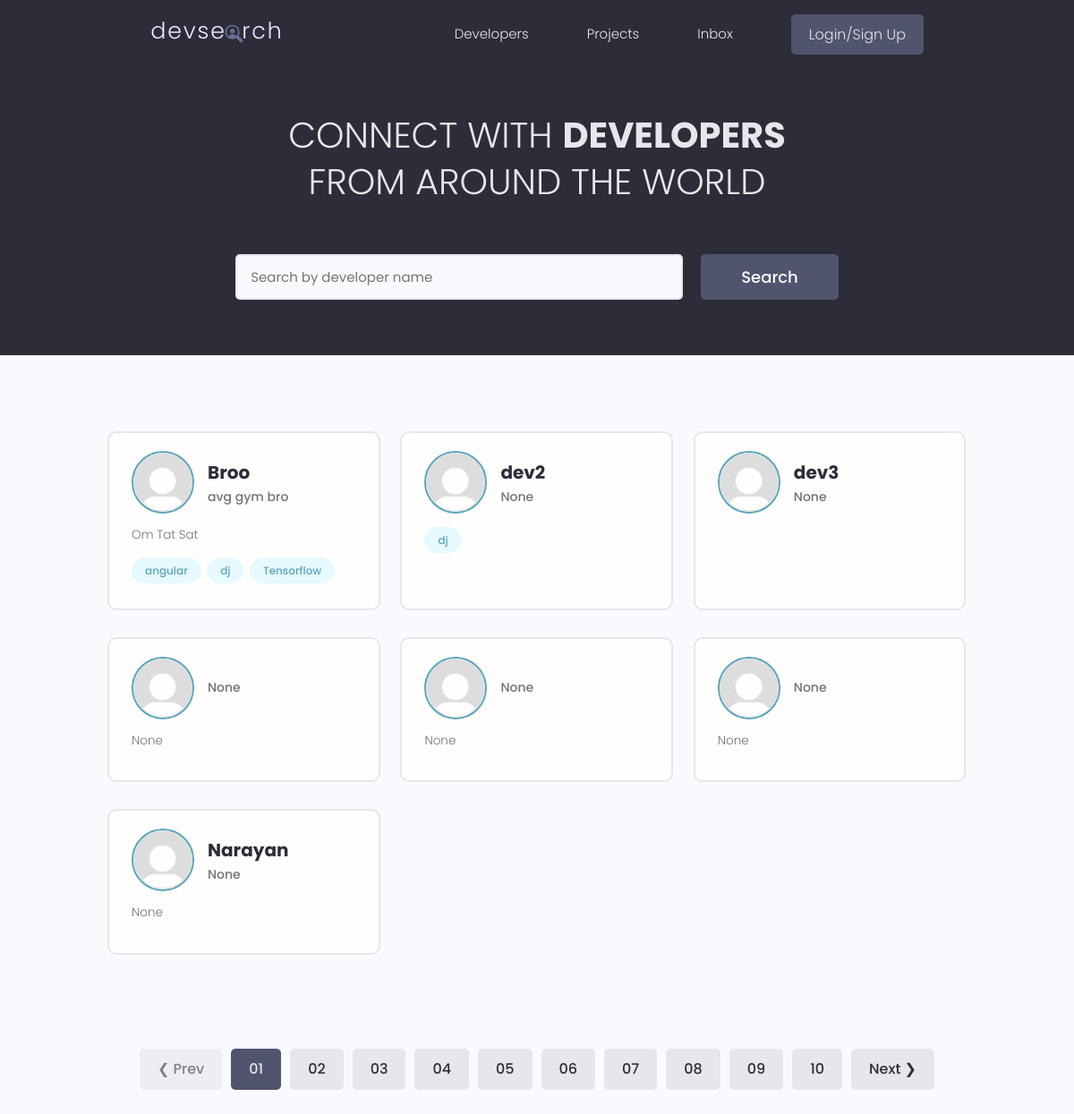
/, run on an earlier commit of the app's database.
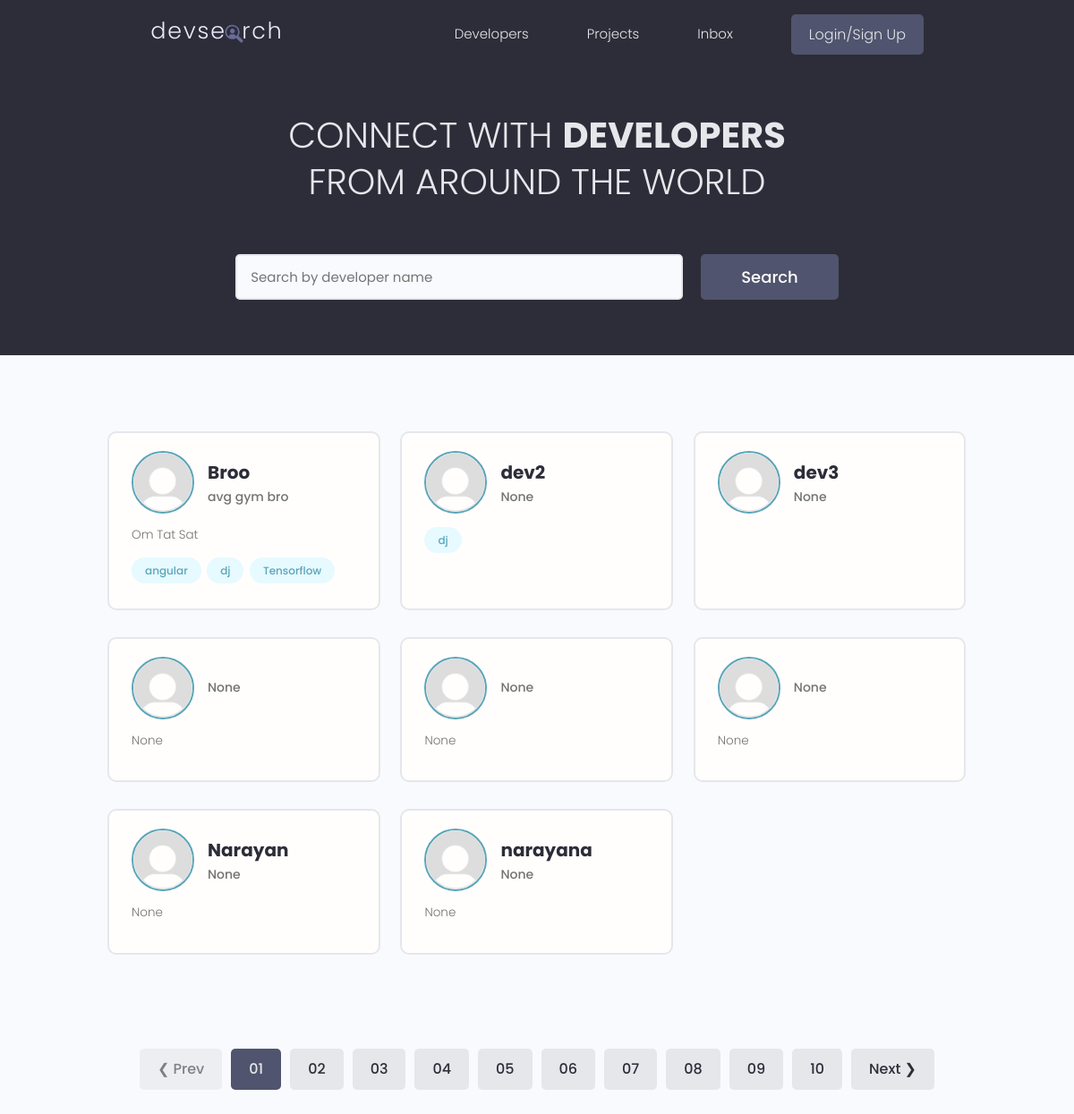
And on a later commit of the database.
### users/models.py (models this page shows, shortened)
class Profile(models.Model):
    user = models.OneToOneField(User, on_delete = models.CASCADE, null = True, blank = True)
    name = models.CharField(max_length = 200, blank = True, null = True)
    username = models.CharField(max_length=200, blank = True, null = True)
    location = models.CharField(max_length=200, blank = True, null = True)
    email = models.EmailField(max_length = 500, blank = True, null = True)
    short_intro = models.CharField(max_length = 200, blank = True, null = True)
    bio = models.TextField(blank = True, null = True)
    profile_image = models.ImageField(null = True, blank = True, upload_to = 'profiles/', default="profiles/default.png")
    social_github = models.CharField(max_length = 200, blank=True, null = True)
    social_twitter = models.CharField(max_length = 200, blank=True, null = True)
    social_linkedin = models.CharField(max_length = 200, blank=True, null = True)
    social_youtube = models.CharField(max_length = 200, blank=True, null = True)
    social_website = models.CharField(max_length = 200, blank=True, null = True)
    created = models.DateTimeField(auto_now_add=True)
    id = models.UUIDField(default = uuid.uuid4, primary_key=True, unique=True, editable=False)

class Skill(models.Model):
    owner = models.ForeignKey(Profile, on_delete=models.CASCADE, null = True, blank = True)
    name = models.CharField(max_length=200, blank= True, null = True)
    description = models.TextField(null = True, blank = True)
    created = models.DateTimeField(auto_now_add=True)
    id = models.UUIDField(default=uuid.uuid4, unique=True,primary_key=True, editable=False)

### users/views.py (the view)
# urls.py: path('', views.profiles, name = 'profiles'),
def profiles(request):
    profiles = Profile.objects.all()
    return render(request, 'users/profiles.html', {'profiles':profiles})

### users/templates/users/profiles.html (shortened to what this page needs)
{% extends 'main.html' %}
{% block content %}
<main class="home">
    <section class="hero-section text-center">
      <div class="container container--narrow">
        <div class="hero-section__box">
          <h2>CONNECT WITH <span>DEVELOPERS</span></h2>
          <h2>FROM AROUND THE WORLD</h2>
        </div>
        <div class="hero-section__search">
          <form class="form" action="#" method="get">
            <div class="form__field">
              <input class="input input--text" id="formInput#search" type="text" name="text"
                placeholder="Search by developer name" />
            </div>
            <input class="btn btn--sub btn--lg" type="submit" value="Search" />
          </form>
        </div>
      </div>
    </section>
    <section class="devlist">
      <div class="container">
        <div class="grid grid--three">
            {% for profile in  profiles%}
          <div class="column card">
            <div class="dev">
              <a href="{% url 'profile' profile.id %}" class="card__body">
                <div class="dev__profile">
                  <img class="avatar avatar--md" src="{{profile.profile_image.url}}" alt="image" />
                  <div class="dev__meta">
                    <h3>{{profile.name}}</h3>
                    <h5>{{profile.short_intro|slice:"60"}}</h5>
                  </div>
                </div>
                <p class="dev__info">
                  {{profile.bio| slice:"150"}}
                </p>
                <div class="dev__skills">
                 {% for skill in  profile.skill_set.all|slice:"5"%}
                  <span class="tag tag--pill tag--main">
                    <small>{{skill.name}}</small>
                  </span>
                  {% endfor %}
                </div>
              </a>
            </div>
          </div>
          {% endfor %}
        </div>
      </div>
    </section>
    <div class="pagination">
      <ul class="container">
        <li><a href="#" class="btn btn--disabled">&#10094; Prev</a></li>
        <li><a href="#" class="btn btn--sub">01</a></li>
        <li><a href="#" class="btn">02</a></li>
        <li><a href="#" class="btn">03</a></li>
        <li><a href="#" class="btn">04</a></li>
        <li><a href="#" class="btn">05</a></li>
        <li><a href="#" class="btn">06</a></li>
        <li><a href="#" class="btn">07</a></li>
        <li><a href="#" class="btn">08</a></li>
        <li><a href="#" class="btn">09</a></li>
        <li><a href="#" class="btn">10</a></li>
        <li><a href="#" class="btn">Next &#10095;</a></li>
      </ul>
    </div>
  </main>
{% endblock content %}

### templates/main.html (shortened to what this page needs)
<!DOCTYPE html>
{% load static %}
<html lang="en">
<head>
  <link rel="stylesheet" href="https://cdnjs.cloudflare.com/ajax/libs/font-awesome/6.4.0/css/all.min.css" />
  <link rel="stylesheet" href="{% static 'uikit/styles/uikit.css' %}" />
  <link rel="stylesheet" href="{% static 'styles/app.css' %}"/>
</head>
<body>
    {% include 'navbar.html' %}
    {% block content %}
    {% endblock content %}
</body>
</html>

### templates/navbar.html (shortened to what this page needs)
{% load static %}
<header class="header">
    <div class="container container--narrow">
      <a href="{% url 'profiles' %}" class="header__logo">
        <img src="{% static 'images/logo.svg' %}" alt="DevSearch Logo" />
      </a>
      <nav class="header__nav">
        <ul class="header__menu">
          <li class="header__menuItem"><a href="{% url 'profiles' %}">Developers</a></li>
          <li class="header__menuItem"><a href="{% url 'projects' %}">Projects</a></li>
          <li class="header__menuItem"><a href="">Inbox</a></li>
          {% if request.user.is_authenticated %}
          <li class="header__menuItem"><a href="{% url 'create-project' %}">Add Project</a></li>
          <li class="header__menuItem"><a href="{% url 'logout' %}" class="btn btn--sub">Logout</a></li>
          {% else %}<li class="header__menuItem"><a href="{% url 'login' %}" class="btn btn--sub">Login/Sign Up</a></li>
          {% endif %}
        </ul>
      </nav>
    </div>
  </header>

### static/styles/app.css (style rules this page uses)
:root { --color-sub: #2d2d39; }
.btn--sub { background-color: var(--color-sub-light); }
.card { border: 2px solid var(--color-light); }
img { width: 100%; }
.header { position: sticky; z-index: 111; background-color: var(--color-sub); padding: 1.5rem 0; }
.header > .container { display: flex; justify-content: space-between; align-items: center; }
.header__logo > img { height: 3.8rem; }
.header__nav > ul { display: inline-flex; align-items: center; list-style: none; gap: 6.5rem; }
.header__menuItem > a { color: var(--color-light); font-weight: 300; }
.hero-section { height: 40vh; display: flex; align-items: center; background-color: var(--color-sub); }
.hero-section__box { margin-bottom: 4rem; }
.hero-section__box > h2, .hero-section__box > h2 > span { font-size: 4rem; color: var(--color-light); line-height: 1.3; text-transform: uppercase; }
.hero-section__box > h2 { font-weight: 300; }
.hero-section__box > h2 > span { font-weight: 700; }
.hero-section__search > .form { display: flex; align-items: center; justify-content: center; gap: 2rem; }
.hero-section__search > .form input.input--text { width: 50rem; }
.devlist { margin-top: 8rem; }
.devlist .grid { align-items: stretch; }
.devlist .dev .dev__profile { display: flex; align-items: center; gap: 1.5rem; }
.devlist .dev .dev__meta h3 { color: var(--color-sub); font-size: 2rem; font-weight: 700; }
.devlist .dev .dev__meta h5 { color: var(--color-text); font-size: 1.4rem; font-weight: 500; }
.devlist .dev .dev__info { margin: 1.5rem 0; font-size: 1.35rem; line-height: 1.4; text-align: justify; }
.pagination { margin-top: 8rem; margin-bottom: 10rem; }
.pagination > ul { flex-wrap: wrap; list-style: none; display: flex; align-items: center; justify-content: center; gap: 1rem; }
.pagination .btn { color: var(--color-sub); }
.pagination .btn.btn--sub { color: var(--color-light); }

### static/uikit/styles/modules/_variables.css (style rules this page uses)
:root { --color-main: #5aa5b9; --color-main-light: #e6faff; --color-sub: #3f4156; --color-sub-light: #51546e; --color-sub-lighter: #ededfd; --color-text: #737373; --color-gray: #8b8b8b; --color-light: #e5e7eb; --color-light-gray: #767676; --color-bg: #f8fafd; --color-white: #fffefd; --color-white-light: #f3f3f3; --color-success: #359e64; --color-success-bg: #def8e8; --color-error: #fc4b0b; --color-error-bg: #fff2ee; --font-base: 'Poppins', arial, helvetica, 'Segoe UI', roboto, ubuntu, sans-serif; --font-monospace: 'Fira Code', 'Courier New', courier, monospace; --font-regular: 300; --font-medium: 500; --font-bold: 700; --generic-shadow: 1px 1px 5px #00000010; --generic-transition: all 0.3s ease-in-out; }

### static/uikit/styles/modules/_base.css (style rules this page uses)
* { margin: 0; padding: 0; box-sizing: border-box; text-rendering: optimizeLegibility; color: inherit; font-size: inherit; }
html { font-size: 50%; }
@media only screen and (min-width: 480px) { html { font-size: 56.25%; } }
@media only screen and (min-width: 1200px) { html { font-size: 62.5%; } }
body { line-height: 1.6; font-weight: 400; font-size: 1.5rem; color: var(--color-text); background-color: var(--color-bg); min-height: 100vh; }

### static/uikit/styles/modules/_typography.css (style rules this page uses)
* { font-family: var(--font-base); }
h2 { font-size: 3.6rem; font-weight: var(--font-bold); }
h3 { font-size: 3.2rem; font-weight: var(--font-medium); }
h5 { font-size: 2.4rem; font-weight: var(--font-medium); }
h5, h6 { font-weight: var(--font-regular); }
p, span, strong { font-size: 1.6rem; color: var(--color-text); font-weight: var(--font-regular); }
a { padding-bottom: 2px; text-decoration: none; display: inline-block; color: var(--color-main); font-weight: var(--font-medium); }

### static/uikit/styles/modules/_utilities.css (style rules this page uses)
.container { width: 92%; max-width: 165rem; margin: 0 auto; box-sizing: border-box; }
.container--narrow { width: 92%; max-width: 120rem; }
@media screen and (min-width: 1000px) { .container { width: 90%; } }
@media screen and (min-width: 1000px) { .container--narrow { width: 85%; } }
@media screen and (min-width: 1200px) { .container { width: 80%; } }
@media screen and (min-width: 1200px) { .container--narrow { width: 72%; } }
.text-center { text-align: center; }

### static/uikit/styles/modules/_avatar.css (style rules this page uses)
.avatar { border-radius: 50%; border: 2px solid var(--color-main); object-fit: cover; }
.avatar--md { height: 7rem; width: 7rem; }

### static/uikit/styles/modules/_card.css (style rules this page uses)
.card { border-radius: 1rem; background-color: var(--color-white); border: 1.5px solid var(--color-light); width: auto; height: auto; margin-top: 0.5rem; margin-bottom: 0.5rem; overflow: hidden; }
.card__body, .card__header { padding: 2rem 2.5rem; }

What changed in the data, as far as the page shows it:
added Profile: profile_image (placeholder picture), name "narayana", short_intro "None", bio "None"
